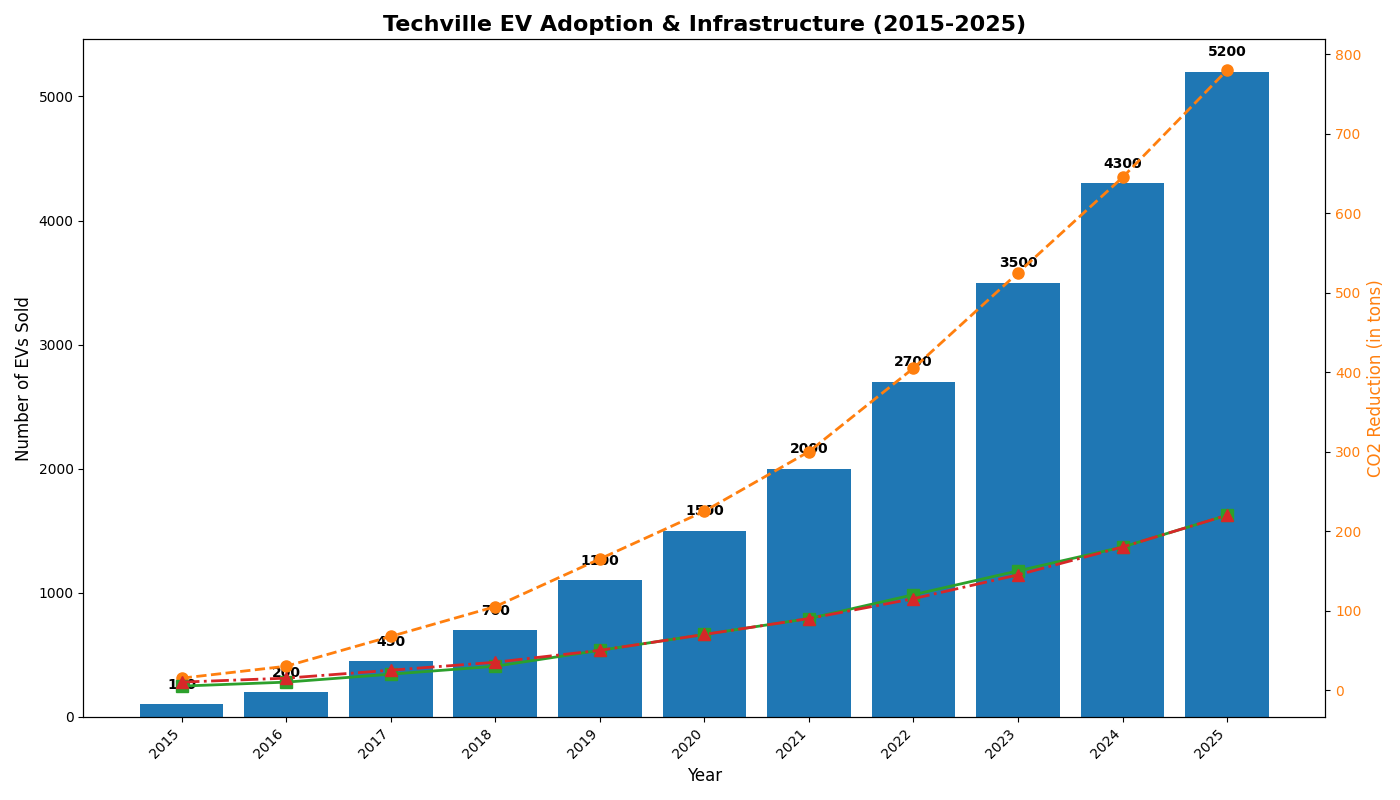

Here is the Python script that generated this plot:
import matplotlib.pyplot as plt
import numpy as np

years = np.arange(2015, 2026)
ev_sales = [100, 200, 450, 700, 1100, 1500, 2000, 2700, 3500, 4300, 5200]
co2_reduction = np.array(ev_sales) * 0.15
gov_incentives = [5, 10, 20, 30, 50, 70, 90, 120, 150, 180, 220]
charging_stations = [10, 15, 25, 35, 50, 70, 90, 115, 145, 180, 220]

fig, ax1 = plt.subplots(figsize=(14, 8))

ax1.bar(years, ev_sales, color='#1F77B4')
ax1.set_xlabel('Year', fontsize=12)
ax1.set_ylabel('Number of EVs Sold', fontsize=12)
ax1.set_title('Techville EV Adoption & Infrastructure (2015-2025)', fontsize=16, fontweight='bold')
ax1.set_xticks(years)
ax1.set_xticklabels(years, rotation=45, ha='right')

for bar in ax1.patches:
    yval = bar.get_height()
    ax1.text(bar.get_x() + bar.get_width() / 2, yval + 100, f'{yval}', ha='center', va='bottom', fontsize=10, fontweight='bold')

ax2 = ax1.twinx()
ax2.plot(years, co2_reduction, color='#FF7F0E', linestyle='--', marker='o', linewidth=2, markersize=8)
ax2.set_ylabel('CO2 Reduction (in tons)', fontsize=12, color='#FF7F0E')
ax2.tick_params(axis='y', labelcolor='#FF7F0E')

ax2.plot(years, gov_incentives, color='#2CA02C', linestyle='-', marker='s', linewidth=2, markersize=8)
ax2.plot(years, charging_stations, color='#D62728', linestyle='-.', marker='^', linewidth=2, markersize=8)

plt.tight_layout()
plt.show()
